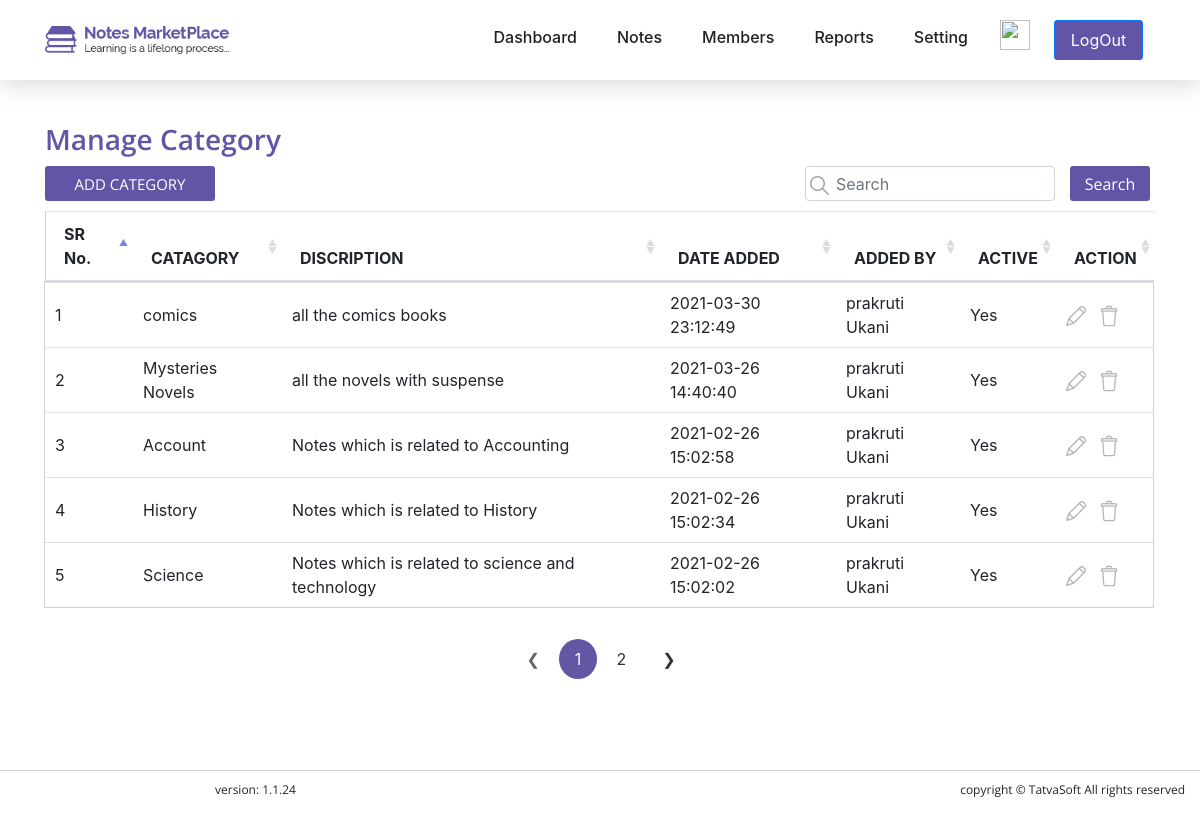
Page /admin/manage_catagory.php on the committed database.
### tables this page shows
CREATE TABLE `category` (
  `id` int(11) NOT NULL,
  `name` varchar(100) NOT NULL,
  `description` varchar(191) NOT NULL,
  `created_date` datetime DEFAULT NULL,
  `created_by` int(11) DEFAULT NULL,
  `modified_date` datetime DEFAULT NULL,
  `modified_by` int(11) DEFAULT NULL,
  `isactive` bit(1) NOT NULL
);

CREATE TABLE `user` (
  `id` int(11) NOT NULL,
  `role_id` int(11) NOT NULL,
  `first_name` varchar(50) NOT NULL,
  `last_name` varchar(50) NOT NULL,
  `email` varchar(100) NOT NULL,
  `password` varchar(24) NOT NULL,
  `is_emailverified` bit(1) NOT NULL,
  `created_date` datetime DEFAULT NULL,
  `created_by` int(11) DEFAULT NULL,
  `modified_date` datetime DEFAULT NULL,
  `modified_by` int(11) DEFAULT NULL,
  `isactive` bit(1) NOT NULL
);

### admin/manage_catagory.php (the view, shortened to what this page needs)
<?php
include "config.php";
if(isset($_POST['search_btn']))
{
    $search_txt=$_POST['search_txt'];
    $query="SELECT c.name,c.id,c.description,c.created_date,c.isactive,u.first_name,u.last_name FROM category c LEFT JOIN user u ON u.id=c.created_by WHERE c.name LIKE '%{$search_txt}%' OR c.description LIKE '%{$search_txt}%' OR c.created_date LIKE '%{$search_txt}%' OR u.first_name LIKE '%{$search_txt}%' OR u.last_name LIKE '%{$search_txt}%' ORDER BY created_date DESC";
    $result=mysqli_query($conn,"$query");
}
else
{
    $query="SELECT c.name,c.id,c.description,c.created_date,c.isactive,u.first_name,u.last_name FROM category c LEFT JOIN user u ON u.id=c.created_by ORDER BY created_date DESC";
    $result=mysqli_query($conn,"$query");
}
?>
<!DOCTYPE html>
<html lang="en">
    <head>
        <link rel="stylesheet" href="css/bootstrap/bootstrap.min.css">
        <link rel="stylesheet" href="css/datatables.min.css">
        <link rel="stylesheet" href="css/custom_css/style.css">
        <link rel="stylesheet" href="css/responsive.css">
    </head>
    <body>
        <?php include "header.php"; ?>
        <section id="table-design">
            <div class ="content-box-md">
                <div class="container">
                    <div class="row" style="padding-top: 60px;">
                        <div class="col-md-12">
                            <div class="heading">
                                <h3>Manage Category</h3>
                            </div>
                        </div>
                        <div class="col-md-12">
                            <form class="manage-field" action="" method="post">
                                <div class="row">
                                    <div class="col-md-6 col-lg-8 col-xl-8">
                                      <button class="add-btn" style="width: 170px;" name="add_catagory">ADD CATEGORY</button>
                                    </div>
                                    <div class="col-md-4 col-lg-3 col-xl-3">
                                        <div class="form-group  search-icon">
                                            <img src="img/all/search-icon.png">
                                            <input type="text" class="form-control"  placeholder="Search" name="search_txt">
                                        </div>
                                    </div>
                                    <div class="col-md-1 search-btn-1 col-lg-1 col-xl-1">
                                         <button name="search_btn">Search</button>
                                    </div>
                                </div>
                            </form>
                        </div>
                    </div>
                    <div class="row">
                        <div class="col-md-12">
                            <div class="">
                            <table class="table" id="myDataTable" style="min-width: 1100px !important;">
                                  <thead>
                                    <tr>
                                      <th scope="col">SR No.</th>
                                      <th scope="col">CATAGORY</th>
                                      <th scope="col">DISCRIPTION</th>
                                      <th scope="col">DATE ADDED</th>
                                      <th scope="col">ADDED BY</th>
                                      <th scope="col">ACTIVE</th>
                                      <th scope="col">ACTION</th>
                                    </tr>
                                  </thead>
                                  <tbody>
                                    <?php
                                    $sr_no=1;
                                    foreach($result as $row)
                                    {
                                      $cat_id=$row['id'];
                                    ?>
                                      <tr>
                                        <td><?php echo $sr_no; ?></td>
                                        <td><?php echo $row['name'] ?></td>
                                        <td><?php echo $row['description'] ?></td>
                                        <td><?php echo $row['created_date'] ?></td>
                                        <td>
                                          <?php
                                          echo $row['first_name']." ".$row['last_name'];
                                          ?>
                                        </td>
                                        <td>
                                          <?php
                                            echo (($row['isactive']==1)? "Yes": "No");
                                          ?>
                                        </td>
                                        <td>
                                          <a href="add_catagory.php?cat_id=<?php echo $cat_id; ?>"><img src="img/all/edit.png"></a>&nbsp;&nbsp;
                                          <a data-toggle="modal" data-target="#confirm-deactive" data-catid=<?php echo $cat_id; ?> id="deactive-category"><img src="img/all/delete.png"></a>
                                        </td>
                                      </tr>
                                    <?php
                                    $sr_no++;
                                    }
                                    ?>
                                  </tbody>
                            </table>
                            </div>
                        </div>
                    </div>
                </div>
            </div>
        </section>
        <?php include "footer.php"; ?>
    </body>
</html>

### admin/css/custom_css/style.css (style rules this page uses)
html, body { height: 100%; }
.content-box-md { padding: 60px 0; }
.heading h3 { color: #6255a5; font-family: 'Open Sans'; font-size: 34px; line-height: 38px; font-weight: 600; }
.manage-field .search-btn-1 button { margin-right: -40px; }
#table-design button.add-btn { width: 200px; background-color: #6255a5; height: 35px; border-radius: 3px; font-size: 15px; color: #fff; font-family: 'Open Sans'; line-height: 22px; border:transparent; }
#table-design .heading h3 { color: #6255a5; font-size: 28px; }
#table-design table { width: 100%; }
#table-design .search-icon img { position: absolute; left: 0; top: 0; margin-top: 10px; margin-left: 20px; }
#table-design .form-group .form-control { height: 35px; width: 250px; padding-left: 30px; }
#table-design .search-btn-1 button { width: 80px; margin-left: -20px; background-color: #6255a5; height: 35px; border-radius: 3px; font-size: 16px; color: #fff; font-family: 'Open Sans'; line-height: 22px; border:transparent; }

### rows in the picture
category: name "comics", description "all the comics books", created_date "2021-03-30 23:12:49", user.first_name "prakruti", user.last_name "Ukani", isactive "Yes"
category: name "Mysteries Novels", description "all the novels with suspense", created_date "2021-03-26 14:40:40", user.first_name "prakruti", user.last_name "Ukani", isactive "Yes"
category: name "Account", description "Notes which is related to Accounting", created_date "2021-02-26 15:02:58", user.first_name "prakruti", user.last_name "Ukani", isactive "Yes"
category: name "History", description "Notes which is related to History", created_date "2021-02-26 15:02:34", user.first_name "prakruti", user.last_name "Ukani", isactive "Yes"
category: name "Science", description "Notes which is related to science and technology", created_date "2021-02-26 15:02:02", user.first_name "prakruti", user.last_name "Ukani", isactive "Yes"
